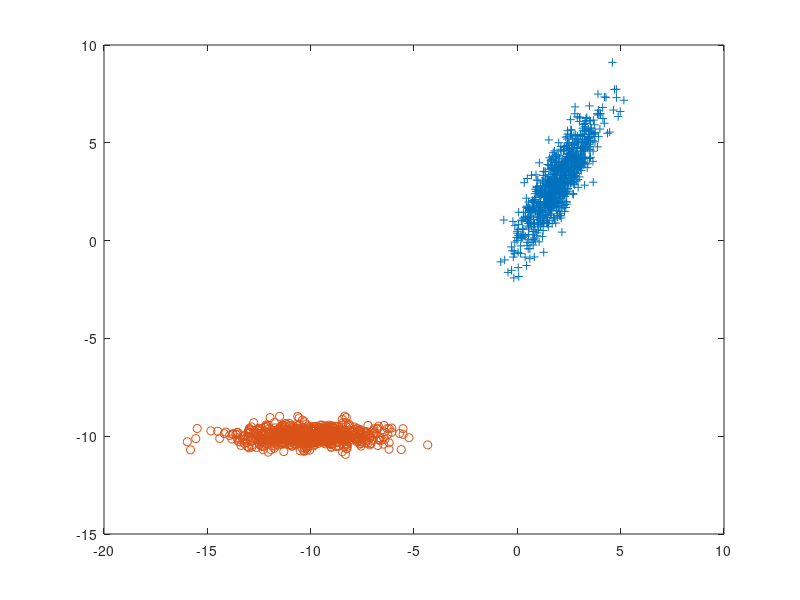

This figure's MATLAB source: (Note: this script raises an error after producing the figure.)
mu = [2,3];
sigma = [1,1.5;1.5,3];
% rng default  % For reproducibility
r1 = mvnrnd(mu,sigma,800);
plot(r1(:,1), r1(:, 2), '+');

mu = [-10,-10];
sigma = [3,0;0,0.1];
%rng default  % For reproducibility
r2 = mvnrnd(mu,sigma,800);
hold on
plot(r2(:,1), r2(:, 2), 'o');

Ps = pca(r1 - mean(r1, 1));
Pt = pca(r2 - mean(r2, 1));

[V1, V2, theta, dim] = GFT(Ps, Pt(:, 1));
rr = rand();
A = generateGFT(Ps, V1, V2, theta, dim, rr);

for i = 1:800
    p1 = r1(ceil(rand*size(r1, 1)), :);
    p2 = r2(ceil(rand*size(r2, 1)), :);
    p3 = r1(ceil(rand*size(r1, 1)), :);
    p11 = (p1 - mean(r1, 1))*A;
    p22 = (p2 - mean(r2, 1))*A;
    p33 = (p3 - mean(r1, 1))*A;
    newpos = p3 + (0.5*(p22 - p11))*A';
    offspring(i, :) = newpos;
end
hold on;
plot(offspring(:, 1), offspring(:,2), '.');